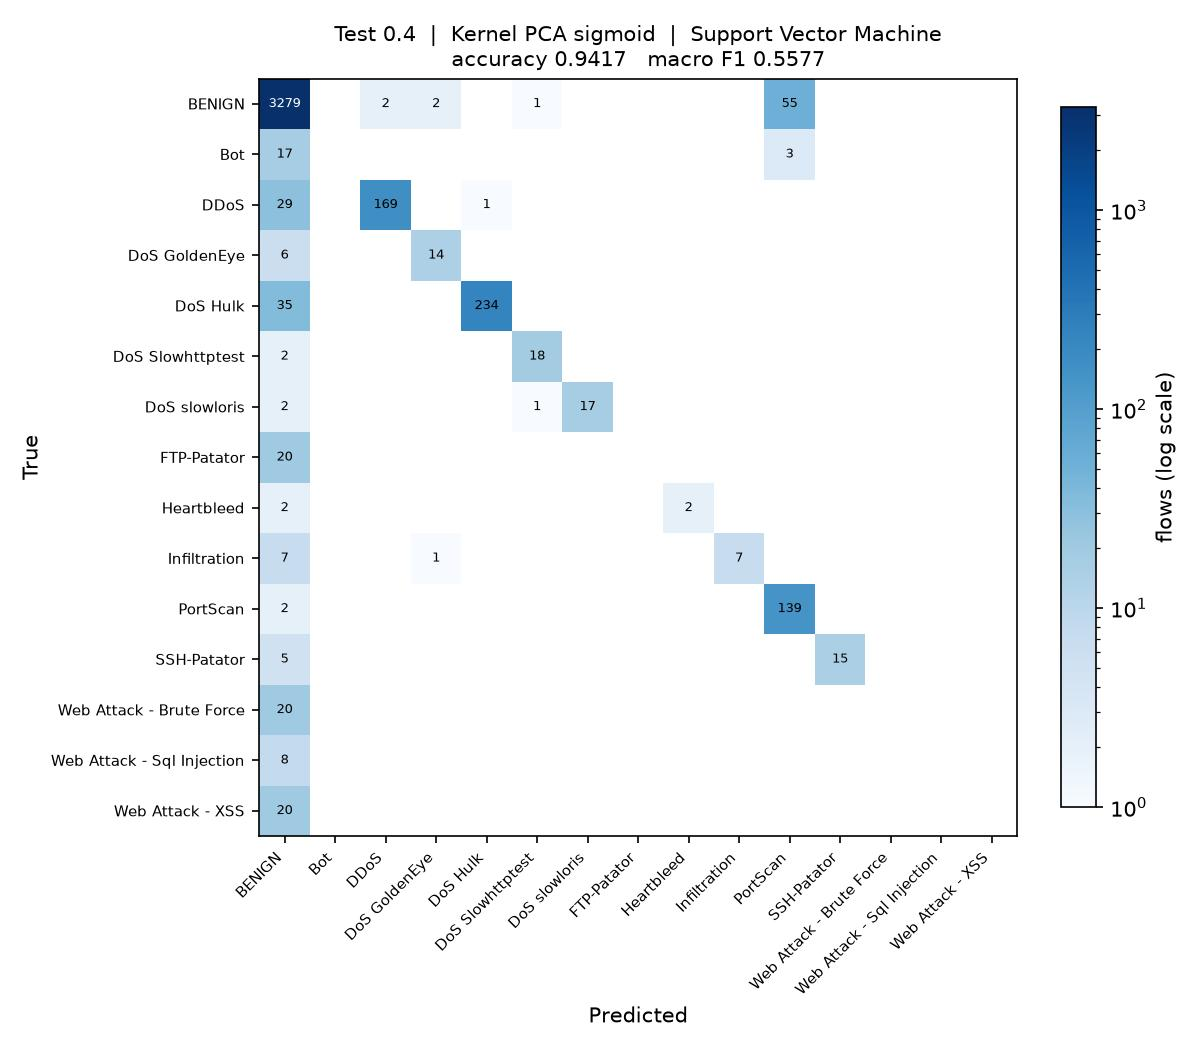

Recreate this plot in Python.
"""
Test_0.4_DR_SIG_SVM

Test size 0.4  |  Kernel PCA (sigmoid)  |  Support Vector Machine  (reference sheet #15)

Run on its own:

    python Test_0.4_DR_SIG_SVM.py

Writes Test_0.4_DR_SIG_SVM.jpg (confusion matrix) and appends one row to
results/75_runs.csv.
"""

import os
import sys
import time
import warnings
from pathlib import Path

import matplotlib
matplotlib.use("Agg")
import matplotlib.pyplot as plt
import numpy as np
import pandas as pd
from sklearn.decomposition import KernelPCA
from sklearn.impute import SimpleImputer
from sklearn.metrics import (accuracy_score, confusion_matrix, f1_score,
                             precision_score, recall_score)
from sklearn.model_selection import train_test_split
from sklearn.preprocessing import LabelEncoder, StandardScaler
from sklearn.svm import SVC

sys.path.insert(0, str(Path(__file__).resolve().parent.parent))
from common import load_sample                      # noqa: E402

warnings.filterwarnings("ignore")

# ----- this run -------------------------------------------------------------
TEST_SIZE = 0.4
KERNEL = "sigmoid"
CLASSIFIER = "SVM"
N_COMPONENTS = 15
# ----------------------------------------------------------------------------

SEED = 0
N_JOBS = max(1, (os.cpu_count() or 2) // 2)
STEM = "Test_0.4_DR_SIG_SVM"
HERE = Path(__file__).resolve().parent
RESULTS = HERE.parent / "results"


def main():
    t0 = time.time()
    df = load_sample(10000, 50, SEED)
    y = LabelEncoder().fit_transform(df["Label"])
    X = df.drop(columns=["Label", "Day"])
    classes = sorted(df["Label"].unique())
    print(f"{len(df):,} flows, {X.shape[1]} features, {len(classes)} classes")

    X_train, X_test, y_train, y_test = train_test_split(
        X, y, test_size=TEST_SIZE, random_state=SEED, stratify=y)

    # mean imputation and scaling, fitted on the training split only
    imputer = SimpleImputer(strategy="mean").fit(X_train)
    scaler = StandardScaler().fit(imputer.transform(X_train))
    X_train = scaler.transform(imputer.transform(X_train))
    X_test = scaler.transform(imputer.transform(X_test))

    # dimensionality reduction: Kernel PCA, fitted on the training split only.
    # arpack keeps the largest positive eigenvalues; the randomized solver ranks
    # them by magnitude and fails on the sigmoid kernel, which is not PSD.
    kpca = KernelPCA(n_components=N_COMPONENTS, kernel=KERNEL,
                     eigen_solver="arpack", random_state=SEED, n_jobs=N_JOBS)
    X_train = kpca.fit_transform(X_train)
    X_test = kpca.transform(X_test)
    print(f"Kernel PCA ({KERNEL}): {X_train.shape[1]} components")

    classifier = SVC(kernel="rbf", probability=True, random_state=SEED)
    classifier.fit(X_train, y_train)
    y_pred = classifier.predict(X_test)

    acc = accuracy_score(y_test, y_pred)
    pre = precision_score(y_test, y_pred, average="macro", zero_division=0)
    rec = recall_score(y_test, y_pred, average="macro", zero_division=0)
    f1 = f1_score(y_test, y_pred, average="macro", zero_division=0)
    pre_w = precision_score(y_test, y_pred, average="weighted", zero_division=0)
    rec_w = recall_score(y_test, y_pred, average="weighted", zero_division=0)
    f1_w = f1_score(y_test, y_pred, average="weighted", zero_division=0)

    print(f"Accuracy  : {acc:.4f}")
    print(f"Precision : {pre:.4f}")
    print(f"Recall    : {rec:.4f}")
    print(f"F1 Score  : {f1:.4f}")

    # confusion matrix image, named to match this script
    cm = confusion_matrix(y_test, y_pred, labels=range(len(classes)))
    fig, ax = plt.subplots(figsize=(8, 7))
    im = ax.imshow(cm, cmap="Blues", norm=matplotlib.colors.LogNorm(vmin=1))
    ax.set_xticks(range(len(classes)), classes, rotation=45, ha="right", fontsize=7)
    ax.set_yticks(range(len(classes)), classes, fontsize=7)
    ax.set_xlabel("Predicted")
    ax.set_ylabel("True")
    ax.set_title(f"Test {TEST_SIZE}  |  Kernel PCA {KERNEL}  |  Support Vector Machine\n"
                 f"accuracy {acc:.4f}   macro F1 {f1:.4f}", fontsize=10)
    for i in range(len(classes)):
        for j in range(len(classes)):
            if cm[i, j]:
                ax.text(j, i, cm[i, j], ha="center", va="center", fontsize=6,
                        color="white" if cm[i, j] > cm.max() / 3 else "black")
    fig.colorbar(im, ax=ax, fraction=0.04, label="flows (log scale)")
    fig.tight_layout()
    fig.savefig(HERE / f"{STEM}.jpg", dpi=150)
    plt.close(fig)

    # one row appended to the shared results table
    RESULTS.mkdir(exist_ok=True)
    row = {"Test": TEST_SIZE, "DR": "SIG", "Clas": CLASSIFIER,
           "Acc": round(acc, 4), "Pre": round(pre, 4), "Rec": round(rec, 4),
           "F1": round(f1, 4),
           "Pre_weighted": round(pre_w, 4), "Rec_weighted": round(rec_w, 4),
           "F1_weighted": round(f1_w, 4),
           "n_components": N_COMPONENTS, "seconds": round(time.time() - t0, 1),
           "script": STEM}
    out = RESULTS / "75_runs.csv"
    old = pd.read_csv(out).to_dict("records") if out.exists() else []
    old = [r for r in old if r.get("script") != STEM]
    pd.DataFrame(old + [row]).to_csv(out, index=False)
    print(f"saved {STEM}.jpg and appended to results/75_runs.csv "
          f"({time.time() - t0:.0f}s)")


if __name__ == "__main__":
    main()
